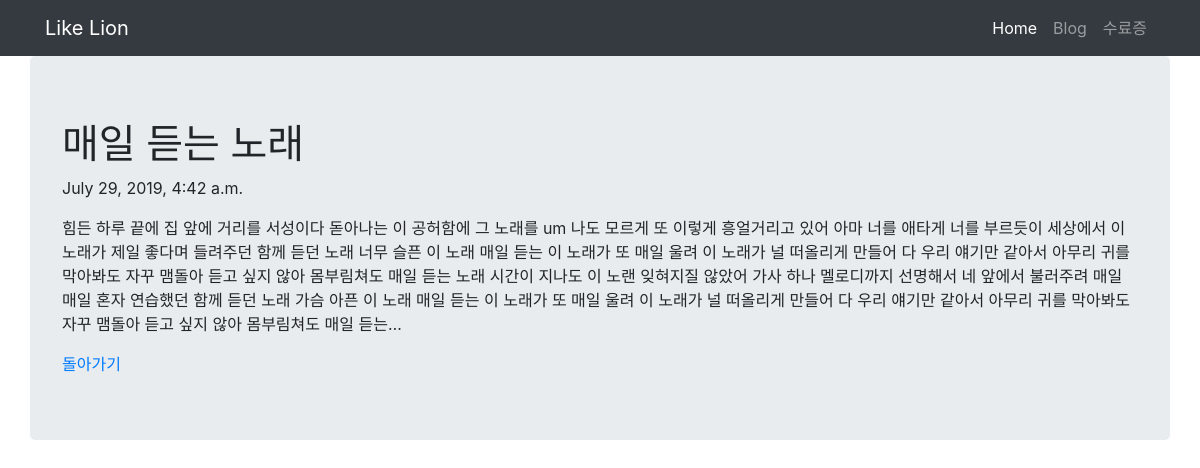
The page /blog/1 on the database its author committed.
### blog/models.py (models this page shows, shortened)
class Blog(models.Model):
    title = models.CharField(max_length=50)
    pub_date = models.DateTimeField('date published')
    body = models.TextField()

### blog/views.py (the view)
# urls.py: path('blog/<int:blog_id>', blog.views.detail, name='detail'),
def detail(request, blog_id):
    blog_detail = get_object_or_404(Blog, pk=blog_id)
    return render(request, 'blog/detail.html', {'blog':blog_detail})

### blog/templates/blog/detail.html (shortened to what this page needs)
<!DOCTYPE html>
<html lang="en">
<head>
    <link rel="stylesheet" href="https://stackpath.bootstrapcdn.com/bootstrap/4.1.3/css/bootstrap.min.css"
>
</head>
<body>
    <nav class="navbar navbar-expand-lg navbar-dark bg-dark">
        <div class="container">
            <a class="navbar-brand" href="{% url 'home' %}">Like Lion</a>
            <div class="collapse navbar-collapse" id="navbarNavAltMarkup">
                <div class="navbar-nav ml-auto">
                    <a class="nav-item nav-link active" href="{% url 'home' %}">Home</span></a>
                    <a class="nav-item nav-link" href="#">Blog</a>
                    <a class="nav-item nav-link" href="#">수료증</a>
                </div>
            </div>
        </div>
    </nav>
    <div class="container jumbotron">
        <h1>{{ blog.title }}</h1>
        <p>{{ blog.pub_date }}</p>
        <p>{{ blog.body }}</p>
        <a href="{% url 'home' %}">돌아가기</a>
    </div>
</body>
</html>

### rows shown on the page
Blog: title "매일 듣는 노래", pub_date "July 29, 2019, 4:42 a.m.", body "힘든 하루 끝에 집 앞에 거리를 서성이다 돋아나는 이 공허함에 그 노래를 um 나도 모르게 또 이렇게 흥얼거리고 있어 아마 너를 애타게 너를 부르듯이 세상에서 이 노래가 제일 좋다며 들려주던 함께 듣던 노래 너무 슬픈 이 노래 매일 듣는 이 노래가 또 매일 울려 이 노래가 널 떠올리게 만들어 다 우리 얘기만 같아서 아무리 귀를 막아봐도 자꾸 맴돌아 듣고 싶지 않아 몸부림쳐도 매일 듣는 노래 시간이 지나도 이 노랜 잊혀지질 않았어 가사 하나 멜로디까지 선명해서 네 앞에서 불러주려 매일 매일 혼자 연습했던 함께 듣던 노래 가슴 아픈 이 노래 매일 듣는 이 노래가 또 매일 울려 이 노래가 널 떠올리게 만들어 다 우리 얘기만 같아서 아무리 귀를 막아봐도 자꾸 맴돌아 듣고 싶지 않아 몸부림쳐도 매일 듣는…"
